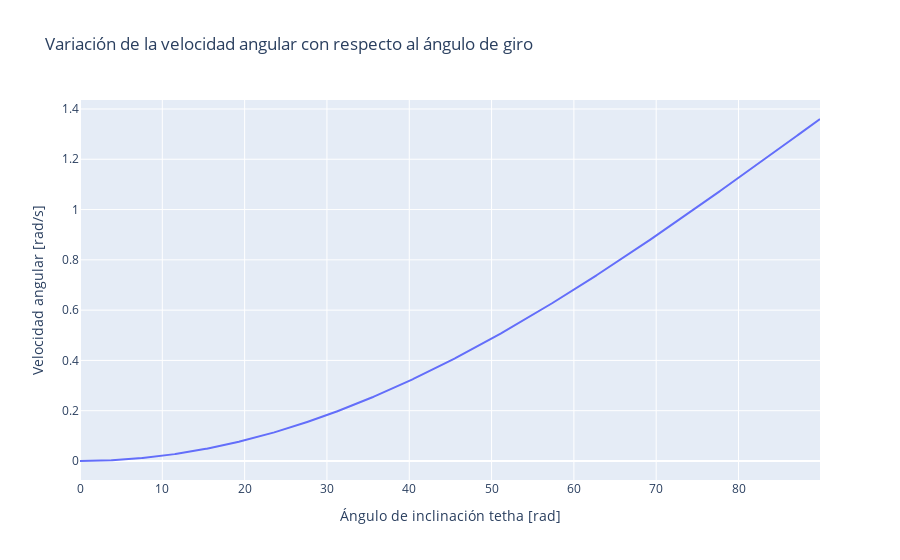

Notebook cell for this chart:
### Code cell
import plotly.express as px 
th=np.arange(0,90,0.1) 
vth = np.array(np.deg2rad(th)) 
T2=(5/12)*9.81/3*(1-np.cos(th/180*np.pi))
fig=px.line(x=th,y=w2,labels={'x':'Ángulo de inclinación tetha [rad]','y':'Velocidad angular [rad/s]'},title="Variación de la velocidad angular con respecto al ángulo de giro")
fig.show()

### Figure 1 — Plotly figure (JSON) as saved in the notebook; plotly's stock layout.template omitted (floating-point values rounded to 4 significant figures; data arrays with more than 128 entries replaced by an {"elided": "..."} marker saying what was removed)
{"data": [{"hovertemplate": "Ángulo de inclinación tetha [rad]=%{x}<br>Velocidad angular [rad/s]=%{y}<extra></extra>", "legendgroup": "", "line": {"color": "#636efa", "dash": "solid"}, "mode": "lines", "name": "", "orientation": "v", "showlegend": false, "type": "scatter", "x": {"elided": "900 float values"}, "xaxis": "x", "y": {"elided": "900 float values"}, "yaxis": "y"}], "layout": {"autosize": true, "legend": {"tracegroupgap": 0}, "title": {"text": "Variación de la velocidad angular con respecto al ángulo de giro"}, "xaxis": {"anchor": "y", "autorange": true, "domain": [0, 1], "range": [0, 89.9], "title": {"text": "Ángulo de inclinación tetha [rad]"}, "type": "linear"}, "yaxis": {"anchor": "x", "autorange": true, "domain": [0, 1], "range": [-0.07556, 1.436], "title": {"text": "Velocidad angular [rad/s]"}, "type": "linear"}}}
